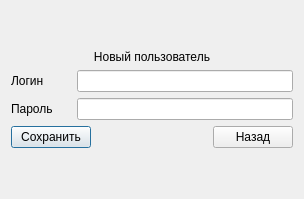
<?xml version="1.0" encoding="UTF-8"?>
<ui version="4.0">
 <class>NewUser</class>
 <widget class="QDialog" name="NewUser">
  <property name="geometry">
   <rect>
    <x>0</x>
    <y>0</y>
    <width>304</width>
    <height>199</height>
   </rect>
  </property>
  <property name="windowTitle">
   <string>Добавление нового пользователя</string>
  </property>
  <layout class="QVBoxLayout" name="verticalLayout">
   <item>
    <spacer name="verticalSpacer">
     <property name="orientation">
      <enum>Qt::Vertical</enum>
     </property>
     <property name="sizeHint" stdset="0">
      <size>
       <width>20</width>
       <height>40</height>
      </size>
     </property>
    </spacer>
   </item>
   <item>
    <widget class="QLabel" name="label_3">
     <property name="text">
      <string>Новый пользователь</string>
     </property>
     <property name="alignment">
      <set>Qt::AlignCenter</set>
     </property>
    </widget>
   </item>
   <item>
    <layout class="QHBoxLayout" name="horizontalLayout">
     <item>
      <widget class="QLabel" name="label">
       <property name="minimumSize">
        <size>
         <width>60</width>
         <height>0</height>
        </size>
       </property>
       <property name="text">
        <string>Логин</string>
       </property>
      </widget>
     </item>
     <item>
      <widget class="QLineEdit" name="lineEdit"/>
     </item>
    </layout>
   </item>
   <item>
    <layout class="QHBoxLayout" name="horizontalLayout_2">
     <item>
      <widget class="QLabel" name="label_2">
       <property name="minimumSize">
        <size>
         <width>60</width>
         <height>0</height>
        </size>
       </property>
       <property name="text">
        <string>Пароль</string>
       </property>
      </widget>
     </item>
     <item>
      <widget class="QLineEdit" name="lineEdit_2"/>
     </item>
    </layout>
   </item>
   <item>
    <layout class="QHBoxLayout" name="horizontalLayout_3">
     <item>
      <widget class="QPushButton" name="pushButton">
       <property name="text">
        <string>Сохранить</string>
       </property>
      </widget>
     </item>
     <item>
      <spacer name="horizontalSpacer">
       <property name="orientation">
        <enum>Qt::Horizontal</enum>
       </property>
       <property name="sizeHint" stdset="0">
        <size>
         <width>40</width>
         <height>20</height>
        </size>
       </property>
      </spacer>
     </item>
     <item>
      <widget class="QPushButton" name="pushButton_2">
       <property name="text">
        <string>Назад</string>
       </property>
      </widget>
     </item>
    </layout>
   </item>
   <item>
    <spacer name="verticalSpacer_2">
     <property name="orientation">
      <enum>Qt::Vertical</enum>
     </property>
     <property name="sizeHint" stdset="0">
      <size>
       <width>20</width>
       <height>40</height>
      </size>
     </property>
    </spacer>
   </item>
  </layout>
 </widget>
 <resources/>
 <connections/>
</ui>
